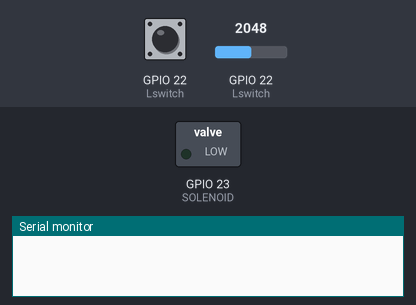
The sketch below on a simulated ESP32. On the bench: switched loads named in the sketch (green lamp = pin HIGH), the last lines printed to the serial monitor. Dashed ring = blinking. Inputs (shaded band) come from the test bench; at power-on: GPIO 22 (Lswitch) LOW, GPIO 22 (Lswitch) = 2048.

Above: at 2.0 s.
2.1 s: GPIO 22 (Lswitch) pulled HIGH for 0.75 s
At 3.1 s:
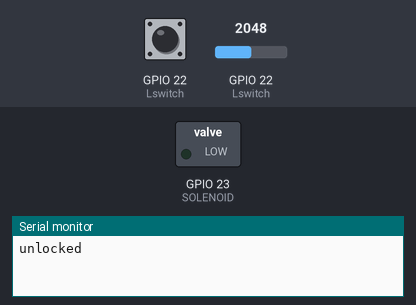
Timing chart, 0 to 5.1 s (numbered marks = the images above; inputs shaded):
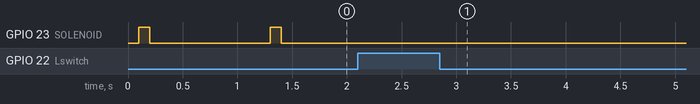

The sketch:

Solenoid_lock_detection.ino
```cpp
/* run from an ESP32 Dev module
  using an electromechanical latch lock
  detects if latch is closed or open
  set to unlock every 10 seconds
*/
#define SOLENOID 23
#define Lswitch 22
int flag = 0;
int swiValue = 0;

void setup() {
  // put your setup code here, to run once:
  Serial.begin(115200);
  pinMode(SOLENOID, OUTPUT);
  pinMode(Lswitch, INPUT);

}

void loop() {
  // */
  swiValue = analogRead(Lswitch);
  delay(100);
  //Serial.println(swiValue);

  digitalWrite(SOLENOID, HIGH);
  //Serial.println("Unlocking Lock");
  delay(100);

  digitalWrite(SOLENOID, LOW);
  //Serial.println("");
    delay(1000);
    // */

  if( (digitalRead(Lswitch) == HIGH) && (flag == 0) )
  {
    Serial.println("unlocked");
    flag = 1;
    delay(10000);
  }

  if( (digitalRead(Lswitch) == LOW) && (flag == 1) )
  {
    Serial.println("locked");
    flag = 0;
    delay(1000);
  }

}
```

Measured:
- after the input at 2.1 s, GPIO 23 (SOLENOID): stops changing and stays LOW
- by itself, GPIO 23 (SOLENOID): alternates HIGH for 0.10 s and LOW for 1.1 s
